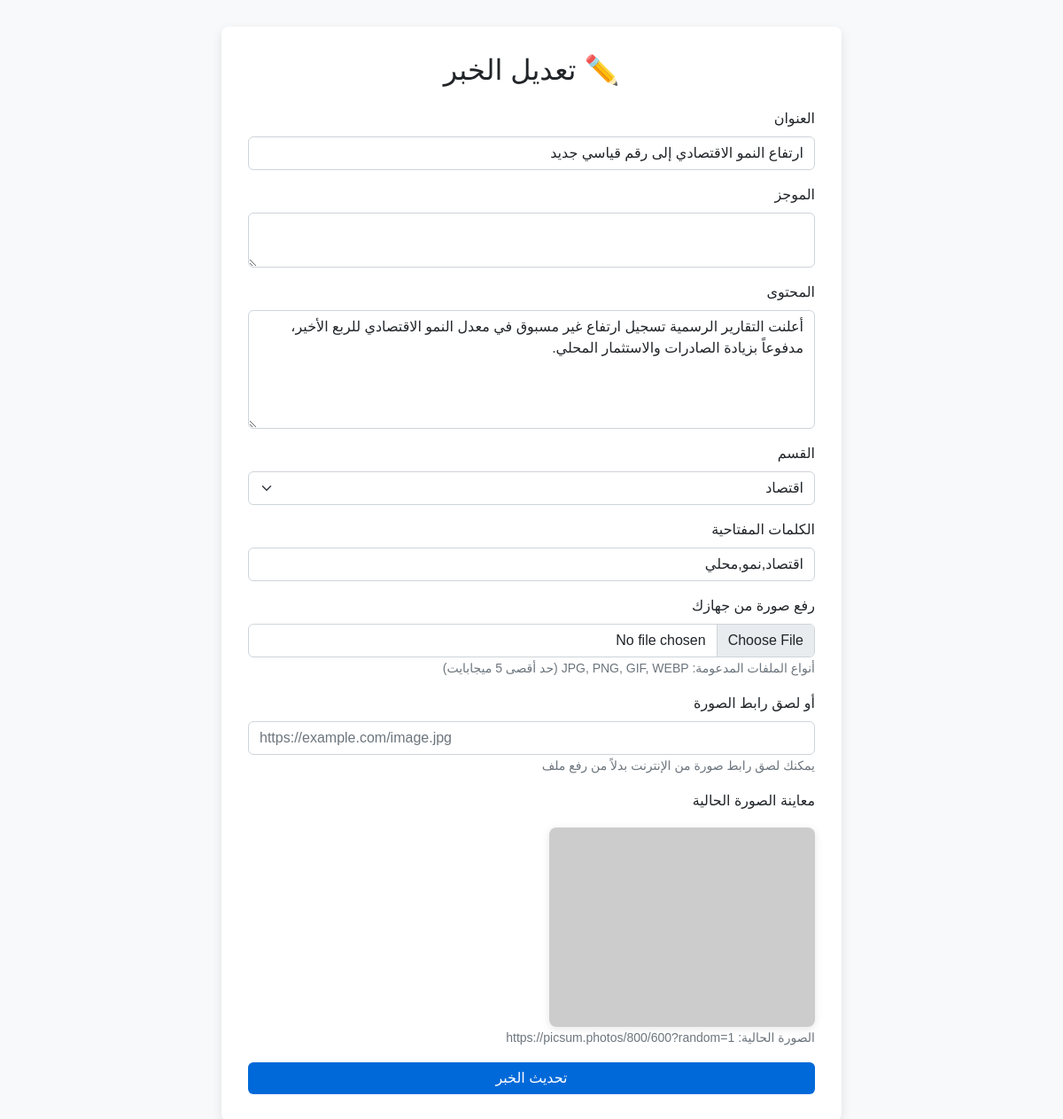
/add_news.php?edit_id=62 (signed in), run on the app's committed database.
### tables this page shows
CREATE TABLE `news` (
  `id` int(11) NOT NULL,
  `title` varchar(255) NOT NULL,
  `summary` varchar(255) NOT NULL,
  `body` text NOT NULL,
  `image` varchar(255) DEFAULT NULL,
  `dateposted` datetime NOT NULL DEFAULT current_timestamp(),
  `category_id` int(11) NOT NULL,
  `author_id` int(11) NOT NULL,
  `status` enum('pending','approved','rejected') NOT NULL DEFAULT 'pending',
  `keywords` varchar(255) DEFAULT NULL,
  `views` int(11) NOT NULL DEFAULT 0
);

CREATE TABLE `category` (
  `id` int(11) NOT NULL,
  `name` varchar(100) NOT NULL,
  `description` text DEFAULT NULL
);

### add_news.php (the view, shortened to what this page needs)
<?php
require_once __DIR__ . '/init.php';
$edit_mode   = false;
$title       = '';
$summary     = '';
$body        = '';
$category_id = '';
$imageSource = '';
$keywords    = '';
if (isset($_GET['edit_id'])) {
    $edit_mode = true;
    $id        = intval($_GET['edit_id']);
    $stmt = $conn->prepare("
        SELECT title, summary, body, image, category_id, keywords
        FROM news
        WHERE id = ? AND author_id = ?
    ");
    $stmt->bind_param('ii', $id, $_SESSION['user_id']);
    $stmt->execute();
    $news = $stmt->get_result()->fetch_assoc();
    $title       = $news['title'];
    $summary     = $news['summary'];
    $body        = $news['body'];
    $imageSource = $news['image'];
    $category_id = $news['category_id'];
    $keywords    = $news['keywords'];
}
?>
<!DOCTYPE html>
<html lang="ar" dir="rtl">
<head>
  <link href="https://cdnjs.cloudflare.com/ajax/libs/bootstrap/5.2.3/css/bootstrap.rtl.min.css" rel="stylesheet">
</head>
<body>
  <div class="container">
    <h2 class="mb-4 text-center">
      <?= $edit_mode ? '✏️ تعديل الخبر' : '📰 إضافة خبر جديد' ?>
    </h2>
    <form method="post" enctype="multipart/form-data">
      <div class="mb-3">
        <label class="form-label">العنوان</label>
        <input name="title" class="form-control" required value="<?= htmlspecialchars($title) ?>">
      </div>
      <div class="mb-3">
        <label class="form-label">الموجز</label>
        <textarea name="summary" class="form-control" rows="2" required><?= htmlspecialchars($summary) ?></textarea>
      </div>
      <div class="mb-3">
        <label class="form-label">المحتوى</label>
        <textarea name="body" class="form-control" rows="5" required><?= htmlspecialchars($body) ?></textarea>
      </div>
      <div class="mb-3">
        <label class="form-label">القسم</label>
        <select name="category_id" class="form-select" required>
          <?php
            $cats = $conn->query("SELECT id,name FROM category");
            while ($cat = $cats->fetch_assoc()):
          ?>
            <option value="<?= $cat['id'] ?>" <?= $cat['id']==$category_id?'selected':''?>>
              <?= htmlspecialchars($cat['name']) ?>
            </option>
          <?php endwhile; ?>
        </select>
      </div>
      <div class="mb-3">
        <label class="form-label">الكلمات المفتاحية</label>
        <input name="keywords" class="form-control" placeholder="مثال: سياسة, اقتصاد" value="<?= htmlspecialchars($keywords) ?>">
      </div>
      <div class="mb-3">
        <label class="form-label">رفع صورة من جهازك</label>
        <input type="file" name="image" class="form-control" accept="image/*" onchange="previewImage(this)">
        <small class="form-text text-muted">أنواع الملفات المدعومة: JPG, PNG, GIF, WEBP (حد أقصى 5 ميجابايت)</small>
      </div>
      <div class="mb-3">
        <label class="form-label">أو لصق رابط الصورة</label>
        <input type="url" name="image_url" class="form-control" placeholder="https://example.com/image.jpg" value="<?= isset($imageUrl)?htmlspecialchars($imageUrl):'' ?>" onchange="previewImageUrl(this.value)">
        <small class="form-text text-muted">يمكنك لصق رابط صورة من الإنترنت بدلاً من رفع ملف</small>
      </div>
      <?php if ($imageSource): ?>
        <div class="mb-3">
          <label class="form-label">معاينة الصورة الحالية</label>
          <div style="text-align: center;">
            <img src="<?= htmlspecialchars($imageSource) ?>" alt="صورة الخبر" class="preview" style="max-width: 300px; border-radius: 8px; box-shadow: 0 2px 10px rgba(0,0,0,0.1);">
          </div>
          <small class="form-text text-muted">الصورة الحالية: <?= htmlspecialchars($imageSource) ?></small>
        </div>
      <?php endif; ?>
      <button type="submit" class="btn btn-custom w-100">
        <?= $edit_mode ? 'تحديث الخبر' : 'إضافة الخبر' ?>
      </button>
    </form>
  </div>
</body>
</html>

### add_news.php (style rules this page uses)
body { background:#f8f9fa; font-family:Arial,sans-serif; padding:30px; }
.container { max-width:700px; margin:auto; background:#fff; padding:30px; border-radius:8px; box-shadow:0 4px 12px rgba(0,0,0,0.1); }
.btn-custom { background:#0069d9; color:#fff; border:none; }
img.preview { max-width:200px; margin-top:10px; display:block; }

### data on the page
news: title "ارتفاع النمو الاقتصادي إلى رقم قياسي جديد", body "أعلنت التقارير الرسمية تسجيل ارتفاع غير مسبوق في معدل النمو الاقتصادي للربع الأخير، مدفوعاً بزيادة الصادرات والاستثمار المحلي.", category_id "اقتصاد", keywords "اقتصاد,نمو,محلي", image "https://picsum.photos/800/600?random=1"
